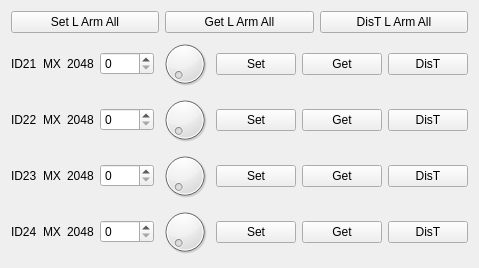
  <widget class="QWidget" name="verticalLayoutWidget_7">
   <property name="geometry">
    <rect>
     <x>10</x>
     <y>490</y>
     <width>441</width>
     <height>201</height>
    </rect>
   </property>
   <layout class="QVBoxLayout" name="verticalLayout_7">
    <item>
     <layout class="QHBoxLayout" name="horizontalLayout_26">
      <item>
       <widget class="QPushButton" name="setLArmAll_pushButton">
        <property name="text">
         <string>Set L Arm All</string>
        </property>
       </widget>
      </item>
      <item>
       <widget class="QPushButton" name="getLArmAll_pushButton">
        <property name="text">
         <string>Get L Arm All</string>
        </property>
       </widget>
      </item>
      <item>
       <widget class="QPushButton" name="disTLArmAll_pushButton">
        <property name="text">
         <string>DisT L Arm All</string>
        </property>
       </widget>
      </item>
     </layout>
    </item>
    <item>
     <layout class="QHBoxLayout" name="horizontalLayout_20">
      <item>
       <widget class="QLabel" name="ID21_label">
        <property name="text">
         <string>ID21</string>
        </property>
       </widget>
      </item>
      <item>
       <widget class="QLabel" name="motorType21_label">
        <property name="text">
         <string>MX</string>
        </property>
       </widget>
      </item>
      <item>
       <widget class="QLabel" name="motor21center_label">
        <property name="text">
         <string>2048</string>
        </property>
       </widget>
      </item>
      <item>
       <widget class="QSpinBox" name="motor21Value_spinBox">
        <property name="maximum">
         <number>4095</number>
        </property>
       </widget>
      </item>
      <item>
       <widget class="QDial" name="motor21value_dial">
        <property name="maximum">
         <number>4095</number>
        </property>
       </widget>
      </item>
      <item>
       <widget class="QPushButton" name="motor21Set_pushButton">
        <property name="text">
         <string>Set</string>
        </property>
       </widget>
      </item>
      <item>
       <widget class="QPushButton" name="motor21Get_pushButton">
        <property name="text">
         <string>Get</string>
        </property>
       </widget>
      </item>
      <item>
       <widget class="QPushButton" name="motor21DisT_pushButton">
        <property name="text">
         <string>DisT</string>
        </property>
       </widget>
      </item>
     </layout>
    </item>
    <item>
     <layout class="QHBoxLayout" name="horizontalLayout_21">
      <item>
       <widget class="QLabel" name="ID22_label">
        <property name="text">
         <string>ID22</string>
        </property>
       </widget>
      </item>
      <item>
       <widget class="QLabel" name="motorType22_label">
        <property name="text">
         <string>MX</string>
        </property>
       </widget>
      </item>
      <item>
       <widget class="QLabel" name="motor22center_label">
        <property name="text">
         <string>2048</string>
        </property>
       </widget>
      </item>
      <item>
       <widget class="QSpinBox" name="motor22Value_spinBox">
        <property name="maximum">
         <number>4095</number>
        </property>
       </widget>
      </item>
      <item>
       <widget class="QDial" name="motor22value_dial">
        <property name="maximum">
         <number>4095</number>
        </property>
       </widget>
      </item>
      <item>
       <widget class="QPushButton" name="motor22Set_pushButton">
        <property name="text">
         <string>Set</string>
        </property>
       </widget>
      </item>
      <item>
       <widget class="QPushButton" name="motor22Get_pushButton">
        <property name="text">
         <string>Get</string>
        </property>
       </widget>
      </item>
      <item>
       <widget class="QPushButton" name="motor22DisT_pushButton">
        <property name="text">
         <string>DisT</string>
        </property>
       </widget>
      </item>
     </layout>
    </item>
    <item>
     <layout class="QHBoxLayout" name="horizontalLayout_19">
      <item>
       <widget class="QLabel" name="ID23_label">
        <property name="text">
         <string>ID23</string>
        </property>
       </widget>
      </item>
      <item>
       <widget class="QLabel" name="motorType23_label">
        <property name="text">
         <string>MX</string>
        </property>
       </widget>
      </item>
      <item>
       <widget class="QLabel" name="motor23center_label">
        <property name="text">
         <string>2048</string>
        </property>
       </widget>
      </item>
      <item>
       <widget class="QSpinBox" name="motor23Value_spinBox">
        <property name="maximum">
         <number>4095</number>
        </property>
       </widget>
      </item>
      <item>
       <widget class="QDial" name="motor23value_dial">
        <property name="maximum">
         <number>4095</number>
        </property>
       </widget>
      </item>
      <item>
       <widget class="QPushButton" name="motor23Set_pushButton">
        <property name="text">
         <string>Set</string>
        </property>
       </widget>
      </item>
      <item>
       <widget class="QPushButton" name="motor23Get_pushButton">
        <property name="text">
         <string>Get</string>
        </property>
       </widget>
      </item>
      <item>
       <widget class="QPushButton" name="motor23DisT_pushButton">
        <property name="text">
         <string>DisT</string>
        </property>
       </widget>
      </item>
     </layout>
    </item>
    <item>
     <layout class="QHBoxLayout" name="horizontalLayout_27">
      <item>
       <widget class="QLabel" name="ID24_label">
        <property name="text">
         <string>ID24</string>
        </property>
       </widget>
      </item>
      <item>
       <widget class="QLabel" name="motorType24_label">
        <property name="text">
         <string>MX</string>
        </property>
       </widget>
      </item>
      <item>
       <widget class="QLabel" name="motor24center_label">
        <property name="text">
         <string>2048</string>
        </property>
       </widget>
      </item>
      <item>
       <widget class="QSpinBox" name="motor24Value_spinBox">
        <property name="maximum">
         <number>4095</number>
        </property>
       </widget>
      </item>
      <item>
       <widget class="QDial" name="motor24value_dial">
        <property name="maximum">
         <number>4095</number>
        </property>
       </widget>
      </item>
      <item>
       <widget class="QPushButton" name="motor24Set_pushButton">
        <property name="text">
         <string>Set</string>
        </property>
       </widget>
      </item>
      <item>
       <widget class="QPushButton" name="motor24Get_pushButton">
        <property name="text">
         <string>Get</string>
        </property>
       </widget>
      </item>
      <item>
       <widget class="QPushButton" name="motor24DisT_pushButton">
        <property name="text">
         <string>DisT</string>
        </property>
       </widget>
      </item>
     </layout>
    </item>
   </layout>
  </widget>
